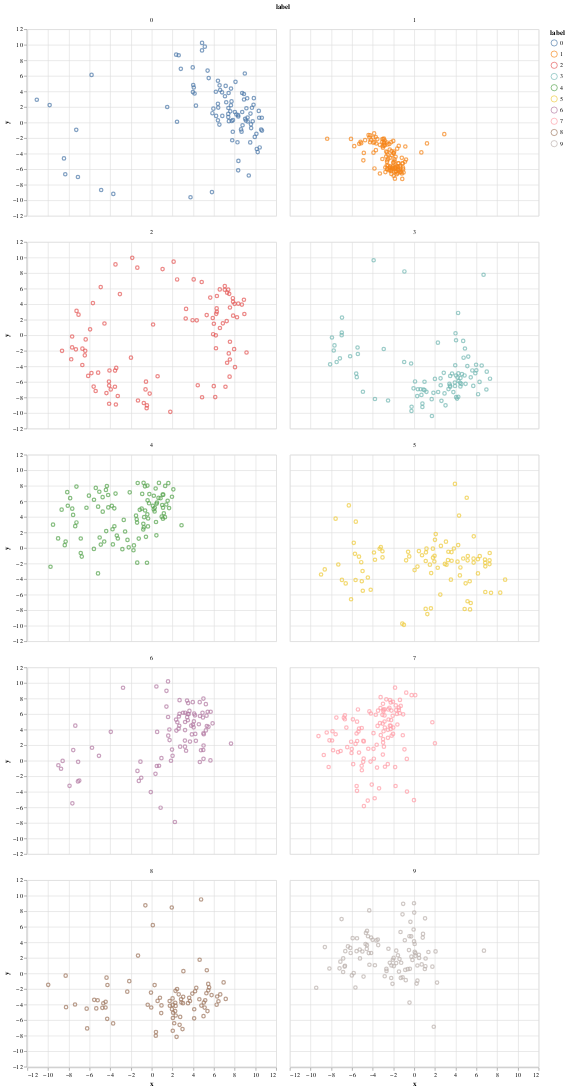

The cell this chart's notebook holds for it:
### Markdown cell above
The above visualization shows the embedding of the first 1000 data points in a 2 dimensional manifold. In this visualization, it seems the result is quite similar to the PCA output. Let us take a closer look at the facet view.

### Code cell
alt.Chart(df).mark_point()\
    .encode(x="x:Q", y="y:Q", color="label:N")\
    .facet("label:N", columns=2)

### Figure 1 — Vega-Lite specification as saved in the notebook (floating-point values rounded to 4 significant figures; data arrays with more than 128 entries replaced by an {"elided": "..."} marker saying what was removed)
{"config": {"view": {"continuousWidth": 400, "continuousHeight": 300}}, "data": {"name": "data-2d82ff2b50263b959a10111f2a9c5a3b"}, "facet": {"field": "label", "type": "nominal"}, "spec": {"mark": "point", "encoding": {"color": {"field": "label", "type": "nominal"}, "x": {"field": "x", "type": "quantitative"}, "y": {"field": "y", "type": "quantitative"}}}, "columns": 2, "$schema": "https://vega.github.io/schema/vega-lite/v4.17.0.json", "datasets": {"data-2d82ff2b50263b959a10111f2a9c5a3b": {"elided": "1000 records"}}}
